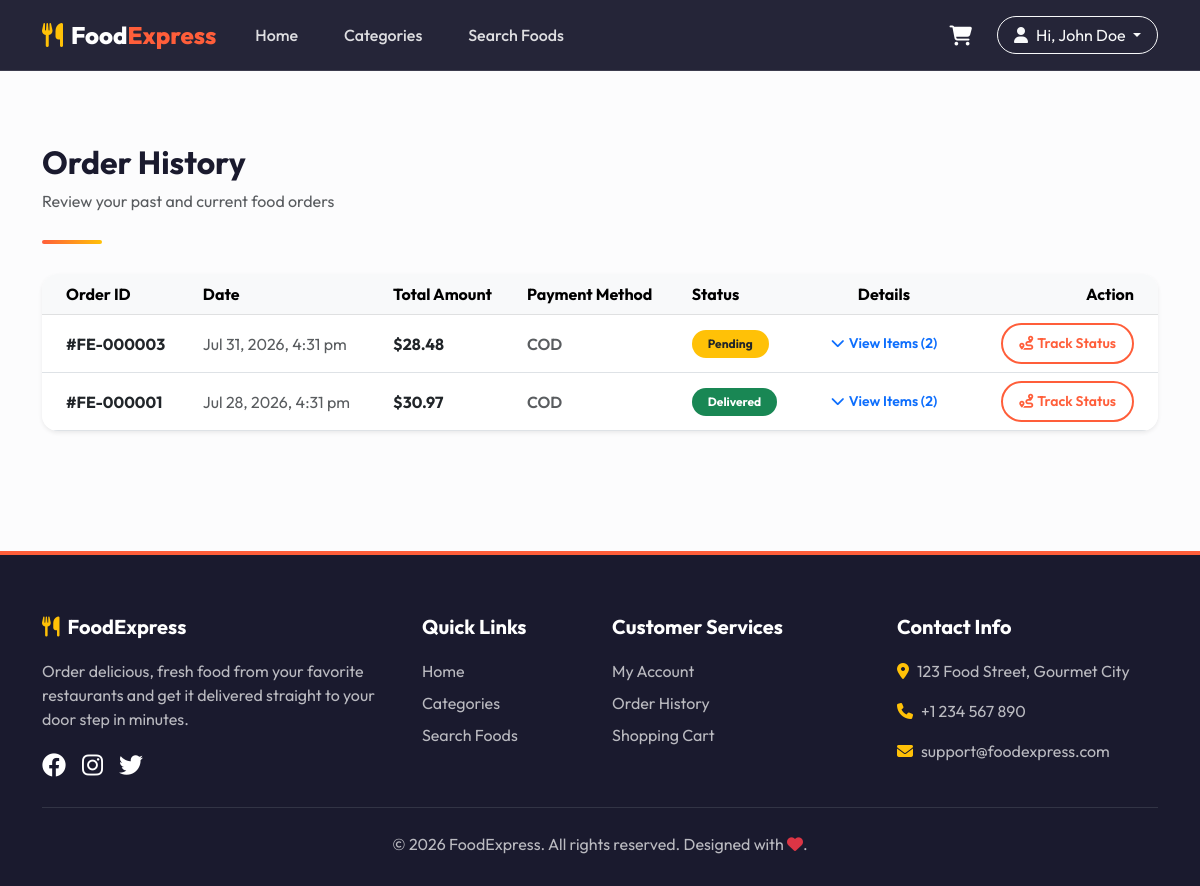
Screenshot of /orders.php (signed in) with the database file from the repository.
### tables this page shows
CREATE TABLE IF NOT EXISTS orders (
    id INT AUTO_INCREMENT PRIMARY KEY,
    user_id INT NOT NULL,
    order_date TIMESTAMP DEFAULT CURRENT_TIMESTAMP,
    total_amount DECIMAL(10,2) NOT NULL,
    status ENUM('Pending', 'Confirmed', 'Preparing', 'Out For Delivery', 'Delivered', 'Cancelled') DEFAULT 'Pending',
    payment_method ENUM('COD', 'PayPal') NOT NULL,
    shipping_name VARCHAR(100) NOT NULL,
    shipping_phone VARCHAR(20) NOT NULL,
    shipping_address TEXT NOT NULL,
    FOREIGN KEY (user_id) REFERENCES users(id) ON DELETE CASCADE
);

### includes/auth.php (called while the page is built, shortened)
<?php
function isLoggedIn() {
    return isset($_SESSION['user_id']);
}
?>

### config/db.php (called while the page is built, shortened)
<?php
$db_host = 'localhost';
$db_user = 'root';
$db_pass = '';
$conn = @new mysqli($db_host, $db_user, $db_pass);
$checkAdmin = $conn->query("SELECT * FROM admins WHERE username = 'admin'");
if($checkAdmin && $checkAdmin->num_rows > 0) {
    $admin = $checkAdmin->fetch_assoc();
    if(!password_verify('admin123', $admin['password'])) {
        $newHash = password_hash('admin123', PASSWORD_DEFAULT);
        $conn->query("UPDATE admins SET password = '$newHash' WHERE username = 'admin'");
    }
} else {
    $newHash = password_hash('admin123', PASSWORD_DEFAULT);
    $conn->query("INSERT INTO admins (username, password, email) VALUES ('admin', '$newHash', 'admin@foodexpress.com')");
}
$conn->set_charset("utf8mb4");
function executeQuery($query, $params = [], $types = "") {
    global $conn;
    $stmt = $conn->prepare($query);
    if (!empty($params)) {
        if (empty($types)) {
            $types = "";
            foreach ($params as $param) {
                if (is_int($param)) {
                    $types .= "i";
                } elseif (is_double($param)) {
                    $types .= "d";
                } else {
                    $types .= "s";
                }
            }
        }
        $stmt->bind_param($types, ...$params);
    }
    if (!$stmt->execute()) {
        die("Query execution failed: " . $stmt->error);
    }
    return $stmt;
}
function fetchAll($query, $params = [], $types = "") {
    $stmt = executeQuery($query, $params, $types);
    $result = $stmt->get_result();
    $data = [];
    while ($row = $result->fetch_assoc()) {
        $data[] = $row;
    }
    return $data;
}
?>

### orders.php (the view, shortened to what this page needs)
<?php
require_once __DIR__ . '/config/db.php';
require_once __DIR__ . '/includes/auth.php';
$user_id = $_SESSION['user_id'];
$orders = fetchAll("SELECT * FROM orders WHERE user_id = ? ORDER BY order_date DESC", [$user_id]);
require_once __DIR__ . '/includes/header.php';
?>
<div class="container my-5">
    <div class="section-title">
        <h2>Order History</h2>
        <p class="text-muted">Review your past and current food orders</p>
    </div>
    <?php if (!empty($orders)): ?>
        <div class="card border-0 shadow-sm rounded-4 overflow-hidden bg-white">
            <div class="table-responsive">
                <table class="table mb-0 align-middle">
                    <thead class="table-light">
                        <tr class="py-3">
                            <th class="ps-4">Order ID</th>
                            <th>Date</th>
                            <th>Total Amount</th>
                            <th>Payment Method</th>
                            <th>Status</th>
                            <th class="text-center">Details</th>
                            <th class="pe-4 text-end">Action</th>
                        </tr>
                    </thead>
                    <tbody>
                        <?php foreach ($orders as $order):
                            $order_id = $order['id'];
                            $status_class = '';
                            switch ($order['status']) {
                                case 'Pending': $status_class = 'bg-warning text-dark'; break;
                                case 'Delivered': $status_class = 'bg-success text-white'; break;
                            }
                            $items = fetchAll(
                                "SELECT oi.quantity, oi.price, f.name, f.image
                                 FROM order_items oi
                                 LEFT JOIN foods f ON oi.food_id = f.id
                                 WHERE oi.order_id = ?",
                                [$order_id]
                            );
                        ?>
                            <tr class="border-bottom">
                                <td class="ps-4 fw-bold text-dark">#FE-<?php echo str_pad($order_id, 6, '0', STR_PAD_LEFT); ?></td>
                                <td class="text-muted"><?php echo date("M d, Y, g:i a", strtotime($order['order_date'])); ?></td>
                                <td class="fw-bold text-dark">$<?php echo number_format($order['total_amount'], 2); ?></td>
                                <td class="fw-semibold text-muted"><?php echo htmlspecialchars($order['payment_method']); ?></td>
                                <td>
                                    <span class="badge rounded-pill px-3 py-2 <?php echo $status_class; ?>" style="<?php echo ($order['status'] === 'Out For Delivery') ? 'background-color: #6f42c1 !important;' : ''; ?>">
                                        <?php echo htmlspecialchars($order['status']); ?>
                                    </span>
                                </td>
                                <td class="text-center">
                                    <button class="btn btn-sm btn-link text-decoration-none fw-semibold" type="button" data-bs-toggle="collapse" data-bs-target="#items_<?php echo $order_id; ?>" aria-expanded="false" aria-controls="items_<?php echo $order_id; ?>">
                                        <i class="fa-solid fa-chevron-down me-1"></i>View Items (<?php echo count($items); ?>)
                                    </button>
                                </td>
                                <td class="pe-4 text-end">
                                    <a href="track-order.php?id=<?php echo $order_id; ?>" class="btn btn-sm btn-outline-custom rounded-pill px-3">
                                        <i class="fa-solid fa-route me-1"></i>Track Status
                                    </a>
                                </td>
                            </tr>
                        <?php endforeach; ?>
                    </tbody>
                </table>
            </div>
        </div>
    <?php endif; ?>
</div>
<?php require_once __DIR__ . '/includes/footer.php'; ?>

### includes/header.php (shortened to what this page needs)
<?php
require_once dirname(__DIR__) . '/config/db.php';
require_once dirname(__DIR__) . '/includes/auth.php';
$current_page = basename($_SERVER['PHP_SELF']);
?>
<!DOCTYPE html>
<html lang="en">
<head>
    <link href="https://cdn.jsdelivr.net/npm/bootstrap@5.3.0/dist/css/bootstrap.min.css" rel="stylesheet">
    <link href="https://cdnjs.cloudflare.com/ajax/libs/font-awesome/6.4.0/css/all.min.css" rel="stylesheet">
    <link href="https://cdn.jsdelivr.net/npm/sweetalert2@11/dist/sweetalert2.min.css" rel="stylesheet">
    <link href="/FoodExpress/assets/css/style.css" rel="stylesheet">
</head>
<body>
<nav class="navbar navbar-expand-lg navbar-dark navbar-custom sticky-top">
    <div class="container">
        <a class="navbar-brand" href="/FoodExpress/index.php">
            <i class="fa-solid fa-utensils me-2 text-warning"></i>Food<span>Express</span>
        </a>
        <div class="collapse navbar-collapse" id="navbarContent">
            <ul class="navbar-nav me-auto mb-2 mb-lg-0">
                <li class="nav-item">
                    <a class="nav-link <?php echo ($current_page == 'index.php') ? 'active' : ''; ?>" href="/FoodExpress/index.php">Home</a>
                </li>
                <li class="nav-item">
                    <a class="nav-link <?php echo ($current_page == 'categories.php') ? 'active' : ''; ?>" href="/FoodExpress/categories.php">Categories</a>
                </li>
                <li class="nav-item">
                    <a class="nav-link <?php echo ($current_page == 'search.php') ? 'active' : ''; ?>" href="/FoodExpress/search.php">Search Foods</a>
                </li>
            </ul>
            <div class="d-flex align-items-center">
                <a href="/FoodExpress/cart.php" class="btn btn-link text-white position-relative p-2 me-3 cart-badge-container" aria-label="Shopping Cart">
                    <i class="fa-solid fa-cart-shopping fa-lg"></i>
                </a>
                <?php if (isLoggedIn()): ?>
                    <div class="dropdown">
                        <button class="btn btn-outline-light dropdown-toggle rounded-pill px-3" type="button" id="userDropdown" data-bs-toggle="dropdown" aria-expanded="false">
                            <i class="fa-solid fa-user me-2"></i>Hi, <?php echo htmlspecialchars($_SESSION['user_name']); ?>
                        </button>
                    </div>
                <?php else: ?>
                    <a href="/FoodExpress/login.php" class="btn btn-outline-light rounded-pill me-2 px-3">Login</a>
                    <a href="/FoodExpress/register.php" class="btn btn-primary-custom rounded-pill">Sign Up</a>
                <?php endif; ?>
            </div>
        </div>
    </div>
</nav>
<div class="main-content-body py-4" style="min-height: 60vh;">

### includes/footer.php (shortened to what this page needs)
</div>
<footer>
    <div class="container">
        <div class="row g-4">
            <div class="col-lg-4 col-md-6">
                <h5 class="fw-bold"><i class="fa-solid fa-utensils me-2 text-warning"></i>FoodExpress</h5>
                <p>Order delicious, fresh food from your favorite restaurants and get it delivered straight to your door step in minutes.</p>
                <div class="d-flex gap-3 mt-3">
                    <a href="#" class="fs-4 text-white"><i class="fa-brands fa-facebook"></i></a>
                    <a href="#" class="fs-4 text-white"><i class="fa-brands fa-instagram"></i></a>
                    <a href="#" class="fs-4 text-white"><i class="fa-brands fa-twitter"></i></a>
                </div>
            </div>
            <div class="col-lg-2 col-md-6">
                <h5 class="fw-bold">Quick Links</h5>
                <ul class="list-unstyled">
                    <li class="mb-2"><a href="/FoodExpress/index.php">Home</a></li>
                    <li class="mb-2"><a href="/FoodExpress/categories.php">Categories</a></li>
                    <li class="mb-2"><a href="/FoodExpress/search.php">Search Foods</a></li>
                </ul>
            </div>
            <div class="col-lg-3 col-md-6">
                <h5 class="fw-bold">Customer Services</h5>
                <ul class="list-unstyled">
                    <?php if (isLoggedIn()): ?>
                        <li class="mb-2"><a href="/FoodExpress/profile.php">My Account</a></li>
                        <li class="mb-2"><a href="/FoodExpress/orders.php">Order History</a></li>
                        <li class="mb-2"><a href="/FoodExpress/cart.php">Shopping Cart</a></li>
                    <?php else: ?>
                        <li class="mb-2"><a href="/FoodExpress/login.php">Login</a></li>
                        <li class="mb-2"><a href="/FoodExpress/register.php">Register</a></li>
                    <?php endif; ?>
                </ul>
            </div>
            <div class="col-lg-3 col-md-6">
                <h5 class="fw-bold">Contact Info</h5>
                <p><i class="fa-solid fa-location-dot me-2 text-warning"></i>123 Food Street, Gourmet City</p>
                <p><i class="fa-solid fa-phone me-2 text-warning"></i>+1 234 567 890</p>
                <p><i class="fa-solid fa-envelope me-2 text-warning"></i>support@foodexpress.com</p>
            </div>
        </div>
        <hr class="my-4 bg-secondary">
        <div class="text-center">
            <p class="mb-0">&copy; <?php echo date("Y"); ?> FoodExpress. All rights reserved. Designed with <i class="fa-solid fa-heart text-danger"></i>.</p>
        </div>
    </div>
</footer>
</body>
</html>

### assets/css/style.css (style rules this page uses)
:root { --primary-color: #ff5e3a; --primary-hover: #e04f2e; --secondary-color: #ffc107; --dark-color: #1a1a2e; --light-bg: #f8f9fa; --card-shadow: 0 10px 30px rgba(0, 0, 0, 0.05); --hover-shadow: 0 15px 40px rgba(255, 94, 58, 0.15); --font-main: 'Outfit', sans-serif; --transition-speed: 0.3s; }
body { font-family: var(--font-main); background-color: #fcfcfd; color: #333333; overflow-x: hidden; }
h1, h2, h3, h4, h5, h6 { font-weight: 700; color: var(--dark-color); }
.navbar-custom { background-color: rgba(26, 26, 46, 0.95); backdrop-filter: blur(10px); border-bottom: 1px solid rgba(255, 255, 255, 0.1); transition: all var(--transition-speed); padding: 12px 0; }
.navbar-custom .navbar-brand { font-size: 1.5rem; font-weight: 800; color: #ffffff; }
.navbar-custom .navbar-brand span { color: var(--primary-color); }
.navbar-custom .nav-link { color: rgba(255, 255, 255, 0.85); font-weight: 500; margin: 0 15px; padding: 8px 0; transition: color var(--transition-speed); position: relative; }
.navbar-custom .nav-link::after { content: ''; position: absolute; bottom: 0; left: 0; width: 0; height: 2px; background: var(--primary-color); transition: width var(--transition-speed); }
.cart-badge-container { position: relative; display: inline-block; }
.btn-outline-custom { background: transparent; color: var(--primary-color); border: 2px solid var(--primary-color); padding: 8px 22px; font-weight: 600; border-radius: 30px; transition: all var(--transition-speed); text-decoration: none; display: inline-block; }
.section-title { position: relative; padding-bottom: 15px; margin-bottom: 30px; }
.section-title::after { content: ''; position: absolute; left: 0; bottom: 0; height: 4px; width: 60px; background: linear-gradient(90deg, var(--primary-color) 0%, var(--secondary-color) 100%); border-radius: 2px; }
footer { background-color: var(--dark-color); color: rgba(255, 255, 255, 0.7); padding: 60px 0 30px 0; border-top: 4px solid var(--primary-color); }
footer h5 { color: white; margin-bottom: 20px; font-weight: 700; }
footer a { color: rgba(255, 255, 255, 0.7); text-decoration: none; transition: color var(--transition-speed); }
footer hr { border-color: rgba(255, 255, 255, 0.1); margin: 30px 0 20px; }

### rows the page displays
orders: id "000003", order_date "Jul 31, 2026, 4:31 pm", total_amount "28.48", payment_method "COD", status "Pending", count($items) "2"
orders: id "000001", order_date "Jul 28, 2026, 4:31 pm", total_amount "30.97", payment_method "COD", status "Delivered", count($items) "2"

### other values shown
$_SESSION['user_name'] "John Doe"
